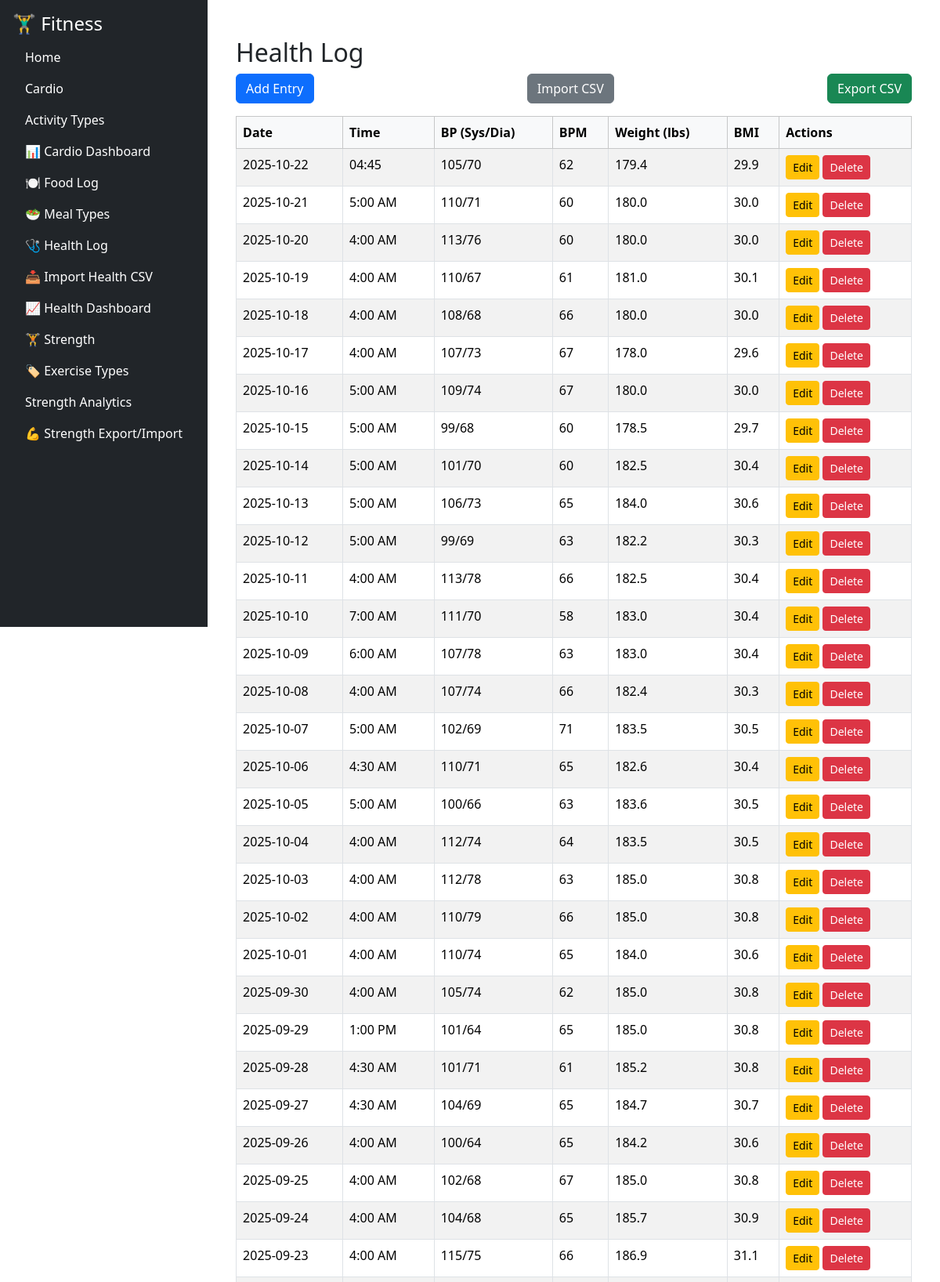
Screenshot of /health/health (upper part) with the database file from the repository.
### tables this page shows
CREATE TABLE health_log (
            id INTEGER PRIMARY KEY AUTOINCREMENT,
            date TEXT NOT NULL,
            time TEXT,
            systolic INTEGER,
            diastolic INTEGER,
            bpm INTEGER,
            weight REAL,
            bmi REAL
        );

### fitness/health/routes/health_routes.py (the view)
@health_bp.route('/health')
def health_list():
    conn = get_connection()
    cur = conn.cursor()
    rows = cur.execute("SELECT * FROM health_log ORDER BY date DESC, time DESC").fetchall()
    conn.close()
    return render_template('health_list.html', records=rows)

### fitness/db/db.py (called while the page is built)
def get_connection():
    conn = sqlite3.connect(DB_PATH)
    conn.row_factory = sqlite3.Row
    return conn

### fitness/health/templates/health_list.html
{% extends 'base.html' %}
{% block content %}
<div class="container mt-4">
  <h2>Health Log</h2>
<div class="d-flex justify-content-between align-items-center mb-3">
  <a href="{{ url_for('health_bp.health_add') }}" class="btn btn-primary">Add Entry</a>
  <a href="{{ url_for('health_bp.health_import') }}" class="btn btn-secondary">Import CSV</a>
  <a href="{{ url_for('health_bp.health_export') }}" class="btn btn-success">Export CSV</a>
</div>
  <table class="table table-bordered table-striped">
    <thead class="table-light">
      <tr>
        <th class="sortable" data-type="date">Date</th>
        <th class="sortable">Time</th>
        <th class="sortable">BP (Sys/Dia)</th>
        <th class="sortable">BPM</th>
        <th class="sortable">Weight (lbs)</th>
        <th class="sortable">BMI</th>
        <th>Actions</th>
      </tr>
    </thead>
    <tbody>
      {% for r in records %}
      <tr>
        <td>{{ r['date'] }}</td>
        <td>{{ r['time'] }}</td>
        <td>{{ r['systolic'] }}/{{ r['diastolic'] }}</td>
        <td>{{ r['bpm'] }}</td>
        <td>{{ r['weight'] }}</td>
        <td>{{ r['bmi'] }}</td>
        <td>
          <a href="{{ url_for('health_bp.health_edit', id=r['id']) }}" class="btn btn-sm btn-warning">Edit</a>
          <a href="{{ url_for('health_bp.health_delete', id=r['id']) }}" class="btn btn-sm btn-danger"
             onclick="return confirm('Delete this entry?')">Delete</a>
        </td>
      </tr>
      {% endfor %}
    </tbody>
  </table>
</div>
{% endblock %}

### fitness/templates/base.html (style rules this page uses)
th.sortable { user-select: none; }

### rows the page displays
health_log: date "2025-10-22", time "04:45", systolic "105", diastolic "70", bpm "62", weight "179.4", bmi "29.9"
health_log: date "2025-10-21", time "5:00 AM", systolic "110", diastolic "71", bpm "60", weight "180.0", bmi "30.0"
health_log: date "2025-10-20", time "4:00 AM", systolic "113", diastolic "76", bpm "60", weight "180.0", bmi "30.0"
health_log: date "2025-10-19", time "4:00 AM", systolic "110", diastolic "67", bpm "61", weight "181.0", bmi "30.1"
health_log: date "2025-10-18", time "4:00 AM", systolic "108", diastolic "68", bpm "66", weight "180.0", bmi "30.0"
health_log: date "2025-10-17", time "4:00 AM", systolic "107", diastolic "73", bpm "67", weight "178.0", bmi "29.6"
health_log: date "2025-10-16", time "5:00 AM", systolic "109", diastolic "74", bpm "67", weight "180.0", bmi "30.0"
health_log: date "2025-10-15", time "5:00 AM", systolic "99", diastolic "68", bpm "60", weight "178.5", bmi "29.7"
health_log: date "2025-10-14", time "5:00 AM", systolic "101", diastolic "70", bpm "60", weight "182.5", bmi "30.4"
health_log: date "2025-10-13", time "5:00 AM", systolic "106", diastolic "73", bpm "65", weight "184.0", bmi "30.6"
health_log: date "2025-10-12", time "5:00 AM", systolic "99", diastolic "69", bpm "63", weight "182.2", bmi "30.3"
health_log: date "2025-10-11", time "4:00 AM", systolic "113", diastolic "78", bpm "66", weight "182.5", bmi "30.4"
health_log: date "2025-10-10", time "7:00 AM", systolic "111", diastolic "70", bpm "58", weight "183.0", bmi "30.4"
health_log: date "2025-10-09", time "6:00 AM", systolic "107", diastolic "78", bpm "63", weight "183.0", bmi "30.4"
health_log: date "2025-10-08", time "4:00 AM", systolic "107", diastolic "74", bpm "66", weight "182.4", bmi "30.3"
health_log: date "2025-10-07", time "5:00 AM", systolic "102", diastolic "69", bpm "71", weight "183.5", bmi "30.5"
health_log: date "2025-10-06", time "4:30 AM", systolic "110", diastolic "71", bpm "65", weight "182.6", bmi "30.4"
health_log: date "2025-10-05", time "5:00 AM", systolic "100", diastolic "66", bpm "63", weight "183.6", bmi "30.5"
health_log: date "2025-10-04", time "4:00 AM", systolic "112", diastolic "74", bpm "64", weight "183.5", bmi "30.5"
health_log: date "2025-10-03", time "4:00 AM", systolic "112", diastolic "78", bpm "63", weight "185.0", bmi "30.8"
health_log: date "2025-10-02", time "4:00 AM", systolic "110", diastolic "79", bpm "66", weight "185.0", bmi "30.8"
health_log: date "2025-10-01", time "4:00 AM", systolic "110", diastolic "74", bpm "65", weight "184.0", bmi "30.6"
health_log: date "2025-09-30", time "4:00 AM", systolic "105", diastolic "74", bpm "62", weight "185.0", bmi "30.8"
health_log: date "2025-09-29", time "1:00 PM", systolic "101", diastolic "64", bpm "65", weight "185.0", bmi "30.8"
health_log: date "2025-09-28", time "4:30 AM", systolic "101", diastolic "71", bpm "61", weight "185.2", bmi "30.8"
health_log: date "2025-09-27", time "4:30 AM", systolic "104", diastolic "69", bpm "65", weight "184.7", bmi "30.7"
health_log: date "2025-09-26", time "4:00 AM", systolic "100", diastolic "64", bpm "65", weight "184.2", bmi "30.6"
health_log: date "2025-09-25", time "4:00 AM", systolic "102", diastolic "68", bpm "67", weight "185.0", bmi "30.8"
health_log: date "2025-09-24", time "4:00 AM", systolic "104", diastolic "68", bpm "65", weight "185.7", bmi "30.9"
health_log: date "2025-09-23", time "4:00 AM", systolic "115", diastolic "75", bpm "66", weight "186.9", bmi "31.1"
